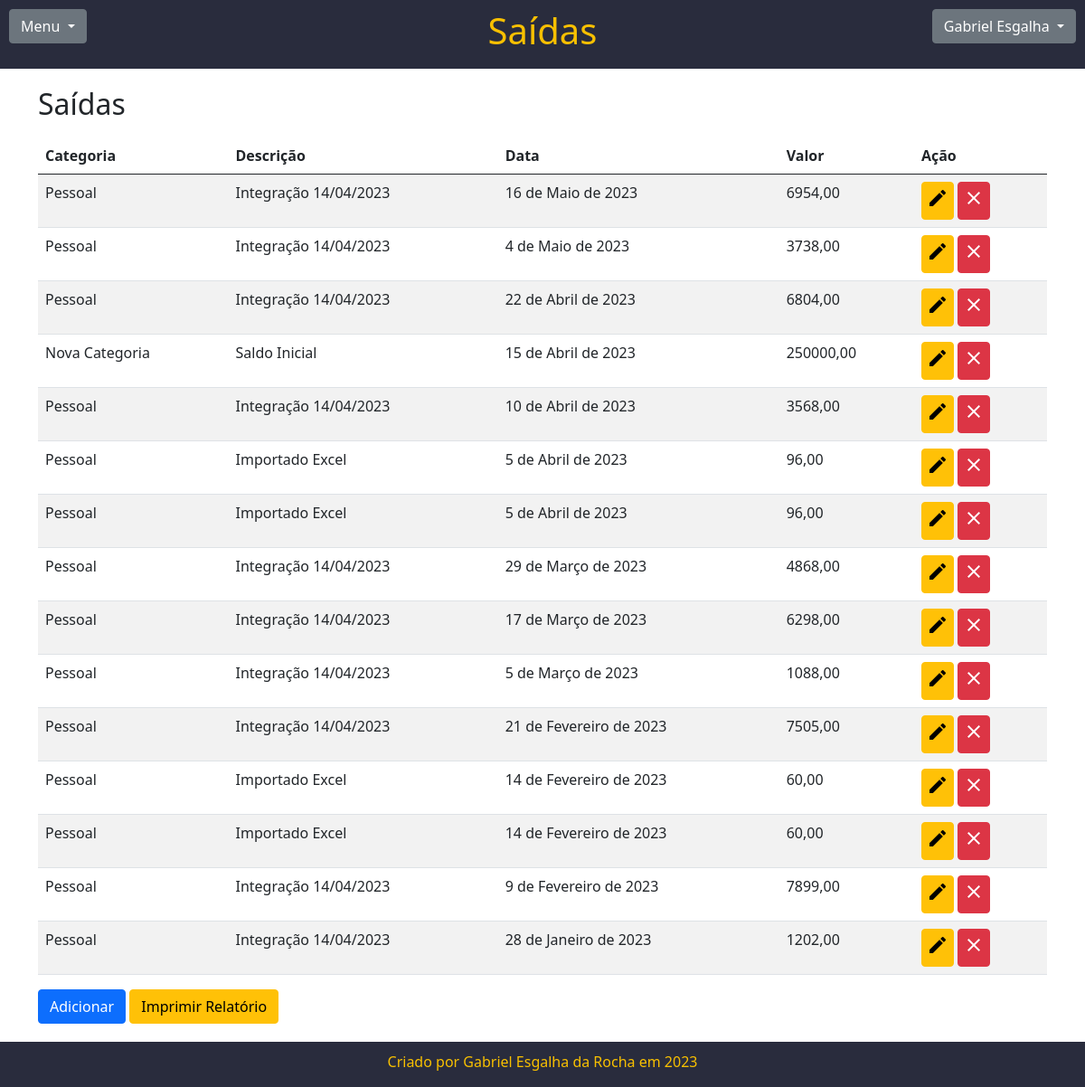
The app's page /saidas/ (signed in), older data.
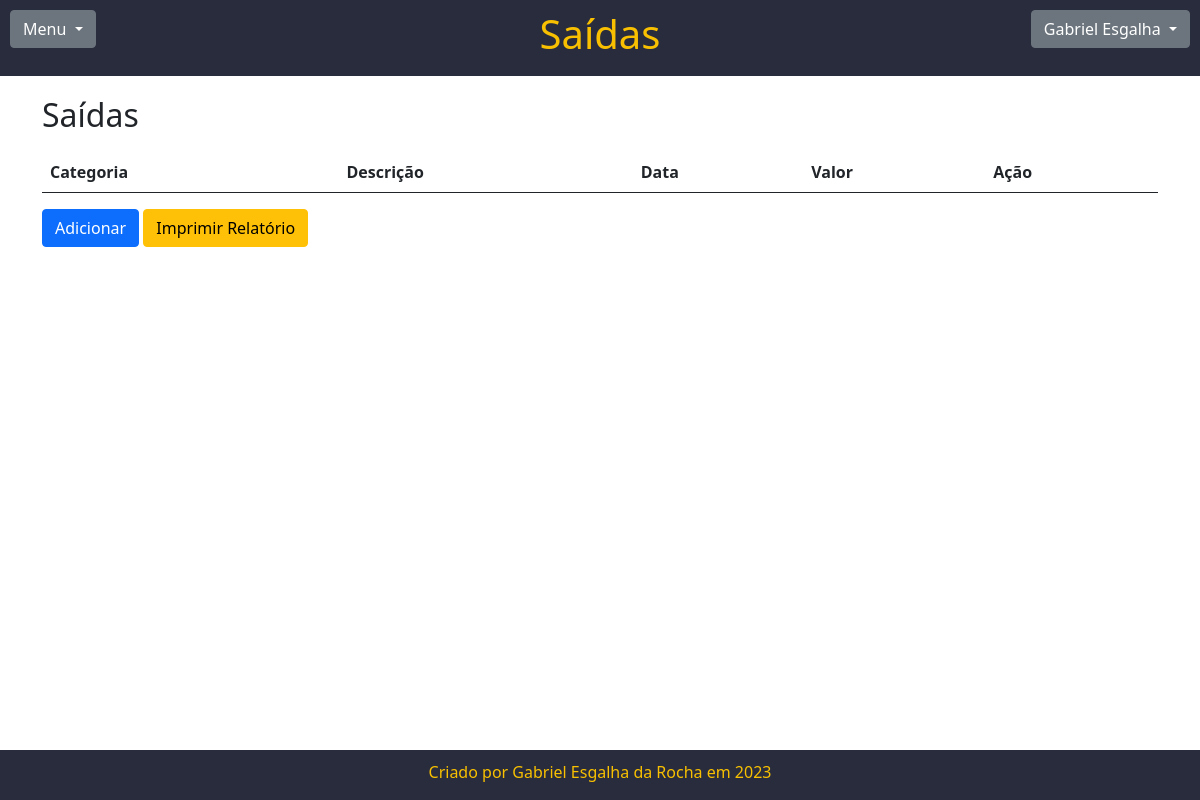
The same page, newer data.
### acesso/models.py (models this page shows, shortened)
class Usuario(AbstractBaseUser):
    username = models.CharField(max_length=30, unique=True, verbose_name="Usuário")
    email = models.EmailField(max_length=255, unique=True, verbose_name="E-mail")
    first_name = models.CharField(max_length=50, blank=True, null=True, verbose_name="Nome")
    last_name = models.CharField(max_length=50, blank=True, null=True, verbose_name="Sobrenome")
    cpf = models.CharField(max_length=11, unique=True, verbose_name="CPF", validators=[validate_cpf])
    phone = models.CharField(max_length=11, blank=True, null=True, verbose_name="Telefone")
    cep = models.CharField(max_length=15, blank=False, null=False, verbose_name="CEP")
    is_active = models.BooleanField(default=True, verbose_name="Ativo")
    is_admin = models.BooleanField(default=False, verbose_name="Admin")
    objects = UsuarioManager()
    USERNAME_FIELD = 'username'
    REQUIRED_FIELDS = ['email','cpf', 'phone','cep']
    def is_superuser(self):
        return self.is_admin

### page/models.py (models this page shows, shortened)
class Saidas(models.Model):
    usuario = models.ForeignKey(Usuario, on_delete=models.PROTECT)
    valor = models.DecimalField(verbose_name="Valor Saída", max_digits=11, decimal_places=2)
    data = models.DateField(verbose_name="Data", default=timezone.now().date())
    categoria = models.ForeignKey(Categoria, on_delete=models.PROTECT)
    descricao = models.CharField(verbose_name="Descrição", max_length=50, null=True, blank=True)
    class Meta:
        ordering = ['usuario','-data', 'categoria', 'valor']

class Categoria(models.Model):
    usuario = models.ForeignKey(Usuario, on_delete=models.PROTECT)
    categoria = models.CharField(max_length=50, verbose_name="Categoria")
    created_at = models.DateField(auto_now_add=True)

### page/views.py (the view)
# urls.py: path('saidas/', views.saidas, name="saidas"),
@login_required
def saidas(request):
    usuario_logado = request.user
    saidas_usuario = Saidas.objects.filter(usuario=usuario_logado)[:15]
    context={
        "usuario_logado": usuario_logado,
        "saidas_usuario": saidas_usuario
    }
    return render(request, 'saidas.html', context)

### page/templates/saidas.html (shortened to what this page needs)
{% extends 'base.html' %}
{% load bootstrap5 %}
{% block TituloPagina %}<h1>Saídas</h1>{% endblock TituloPagina %}
{% block content %}
<div class="row">
    <div class="col-3">
        <h2>Saídas</h2>
    </div>
    <div class="col-3">
    </div>
</div>
<div class="table-responsive">
    <table class="table table-striped">
        <thead>
            <tr>
                <th scope="col">Categoria</th>
                <th scope="col">Descrição</th>
                <th scope="col">Data</th>
                <th scope="col">Valor</th>
                <th scope="col">Ação</th>
            </tr>
        </thead>
        <tbody>
            {% for saida in saidas_usuario %}
            <tr class="">
                <td scope="row">{{saida.categoria.categoria}}</td>
                <td>{% if saida.descricao %}{{saida.descricao}}{% endif %}</td>
                <td>{{saida.data}}</td>
                <td>{{saida.valor}}</td>
                <td>
                    <a style="padding: 5px;" class="btn btn-warning" href="{% url 'saidas_edit' saida.id %}" role="button"><span class="material-icons">edit</span></a>
                    <a style="padding: 5px;" class="btn btn-danger" onclick="return confirm('Deseja deletar registro?')" href="{% url 'saidas_delete' saida.id %}" role="button"><span class="material-icons">close</span></a>
                </td>
            </tr>
            {% endfor %}
        </tbody>
    </table>
</div>
<div class="row">
    <div class="col-lg-12 col-md-12 col-sm-12">
        <a class="btn btn-primary" href="{% url 'saidas_add' %}" role="button">Adicionar</a>
        <a class="btn btn-warning" href="{% url 'report_saidas' %}" role="button">Imprimir Relatório</a>
    </div>
</div>
{% endblock content %}

### page/templates/base.html (shortened to what this page needs)
{% load bootstrap5 %}
{% load static %}
<!DOCTYPE html>
<html lang="pt-br">
<head>
    <link rel="stylesheet" href="{% static 'css/base.css' %}?{% now 'YmdHis' %}">
    <link href="https://cdn.jsdelivr.net/npm/bootstrap@5.0.2/dist/css/bootstrap.min.css" rel="stylesheet" >
</head>
<body>
  <div class="wrapper">
    <div id="cabecalho">
        <div class="row" style="padding-bottom: 0px;">
          <div class="col-lg-2 col-md-3 col-sm-4">
            <div class="dropdown" style="text-align: left;">
              <button class="btn btn-secondary dropdown-toggle" type="button" data-bs-toggle="dropdown" aria-expanded="false">
                Menu
              </button>
            </div>
          </div>
          <div class="col-lg-8 col-md-6 col-sm-4">
            {% block TituloPagina %}{% endblock TituloPagina %}
          </div>
          {% if user.is_authenticated %}
          <div class="col-lg-2 col-md-3 col-sm-4">
            <div class="dropdown" style="text-align: right;">
              <button class="btn btn-secondary dropdown-toggle" type="button" data-bs-toggle="dropdown" aria-expanded="false">
                <span>{{ user.first_name }} {{ user.last_name }}</span>
              </button>
            </div>
          </div>
          {% endif %}
        </div>
    </div>
  <div id="conteudo" class="container">
    {% block content %}{% endblock content %}
  </div>
  <div id="rodape">
    <p>Criado por Gabriel Esgalha da Rocha em 2023</p>
  </div>
</div>
</body>
</html>

### page/static/css/base.css (style rules this page uses)
#cabecalho { background-color: #292c3d; color: #f8c000; height: 2%; padding: 10px; text-align: center; vertical-align: middle; }
html, body { height: 100%; }
#rodape { background-color: #292c3d; color: #f8c000; height: 50px; padding: 10px; bottom: 0; width: 100%; text-align: center; position: absolute; }
.wrapper { min-height: 100%; position: relative; }
#conteudo { padding-top: 20px; }
.container { padding-bottom: 60px; }
.row { padding-bottom: 10px; }

Row changes from the older to the newer data that the page shows:
removed Saidas: categoria.categoria "Pessoal", descricao "Integração 14/04/2023", data "16 de Maio de 2023", valor "6954,00"
removed Saidas: categoria.categoria "Pessoal", descricao "Integração 14/04/2023", data "4 de Maio de 2023", valor "3738,00"
removed Saidas: categoria.categoria "Pessoal", descricao "Integração 14/04/2023", data "22 de Abril de 2023", valor "6804,00"
removed Saidas: categoria.categoria "Nova Categoria", descricao "Saldo Inicial", data "15 de Abril de 2023", valor "250000,00"
removed Saidas: categoria.categoria "Pessoal", descricao "Integração 14/04/2023", data "10 de Abril de 2023", valor "3568,00"
removed Saidas: categoria.categoria "Pessoal", descricao "Importado Excel", data "5 de Abril de 2023", valor "96,00"
removed Saidas: categoria.categoria "Pessoal", descricao "Importado Excel", data "5 de Abril de 2023", valor "96,00"
removed Saidas: categoria.categoria "Pessoal", descricao "Integração 14/04/2023", data "29 de Março de 2023", valor "4868,00"
removed Saidas: categoria.categoria "Pessoal", descricao "Integração 14/04/2023", data "17 de Março de 2023", valor "6298,00"
removed Saidas: categoria.categoria "Pessoal", descricao "Integração 14/04/2023", data "5 de Março de 2023", valor "1088,00"
removed Saidas: categoria.categoria "Pessoal", descricao "Integração 14/04/2023", data "21 de Fevereiro de 2023", valor "7505,00"
removed Saidas: categoria.categoria "Pessoal", descricao "Importado Excel", data "14 de Fevereiro de 2023", valor "60,00"
removed Saidas: categoria.categoria "Pessoal", descricao "Importado Excel", data "14 de Fevereiro de 2023", valor "60,00"
removed Saidas: categoria.categoria "Pessoal", descricao "Integração 14/04/2023", data "9 de Fevereiro de 2023", valor "7899,00"
removed Saidas: categoria.categoria "Pessoal", descricao "Integração 14/04/2023", data "28 de Janeiro de 2023", valor "1202,00"
